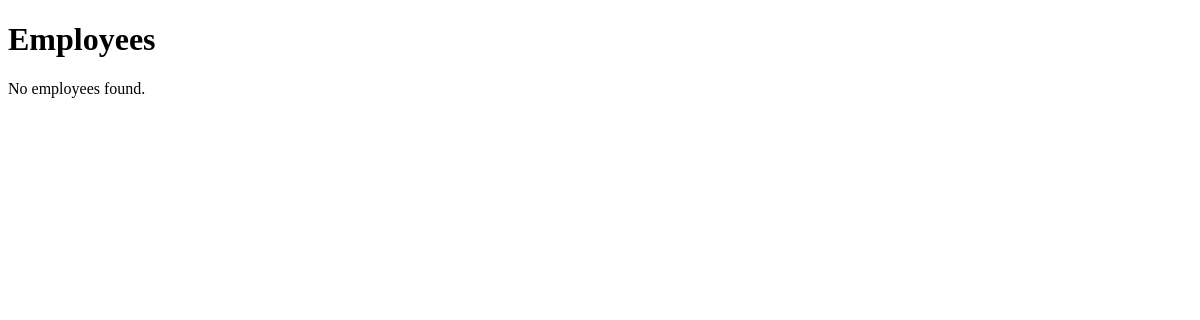
Page /employees on the earlier database version.
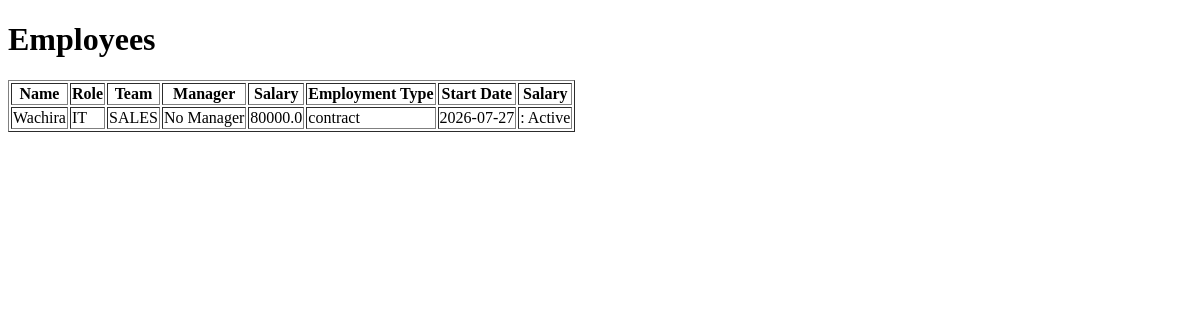
Same page on the later database version.
### models/employees.py (models this page shows)
class Employee(db.Model):
    __tablename__ = "employees"
    id = db.Column(db.Integer, primary_key=True)
    name = db.Column(db.String(100), nullable=False)
    role = db.Column(db.String(100), nullable=False)
    team = db.Column(db.String(100), nullable=False)
    salary = db.Column(db.Float, nullable=False)
    employment_type = db.Column(db.String(50), nullable=False)
    start_date = db.Column(db.Date, nullable=False)
    manager_id = db.Column(
    db.Integer,
    db.ForeignKey("employees.id"),
    nullable=True
)
    manager = relationship(
        "Employee",
        remote_side=[id],
        backref="subordinates"
    )
    is_active = db.Column(db.Boolean, default=True)

### routes/employee_routes.py (the view)
@employee_bp.route("/employees")
def list_employees():
    employees = Employee.query.all()
    return render_template("employees.html", employees=employees)

### templates/employees.html (shortened to what this page needs)
<!DOCTYPE html>
<html>
<head>
</head>
<body>
<h1>Employees</h1>
{% if employees %}
<table border="1">
    <tr>
        <th>Name</th>
        <th>Role</th>
        <th>Team</th>
        <th>Manager</th>
        <th>Salary</th>
        <th>Employment Type</th>
        <th>Start Date</th>
        <th>Salary</th>
    </tr>
    {% for employee in employees %}
    <tr>
        <td>{{ employee.name }}</td>
        <td>{{ employee.role }}</td>
        <td>{{ employee.team }}</td>
        <td>
            {% if employee.manager %}
                {{ employee.manager.name }}
            {% else %}
                No Manager
            {% endif %}
        </td>
        <td>{{ employee.salary }}</td>
        <td>{{ employee.employment_type }}</td>
        <td>{{ employee.start_date }}</td>
        <td>
            {%if employee.is_active%}:
                Active
            {%else%}
                Inactive
            {%endif%}
        </td>
    </tr>
    {% endfor %}
</table>
{% else %}
<p>No employees found.</p>
{% endif %}
</body>
</html>

Differences in the rows shown:
added Employee: name "Wachira", role "IT", team "SALES", salary "80000.0", employment_type "contract", start_date "2026-07-27", is_active ": Active"
Other differences:
text no longer shown: "No employees found."
text now shown: "Name Role Team Manager Salary Employment Type Start Date Salary"
